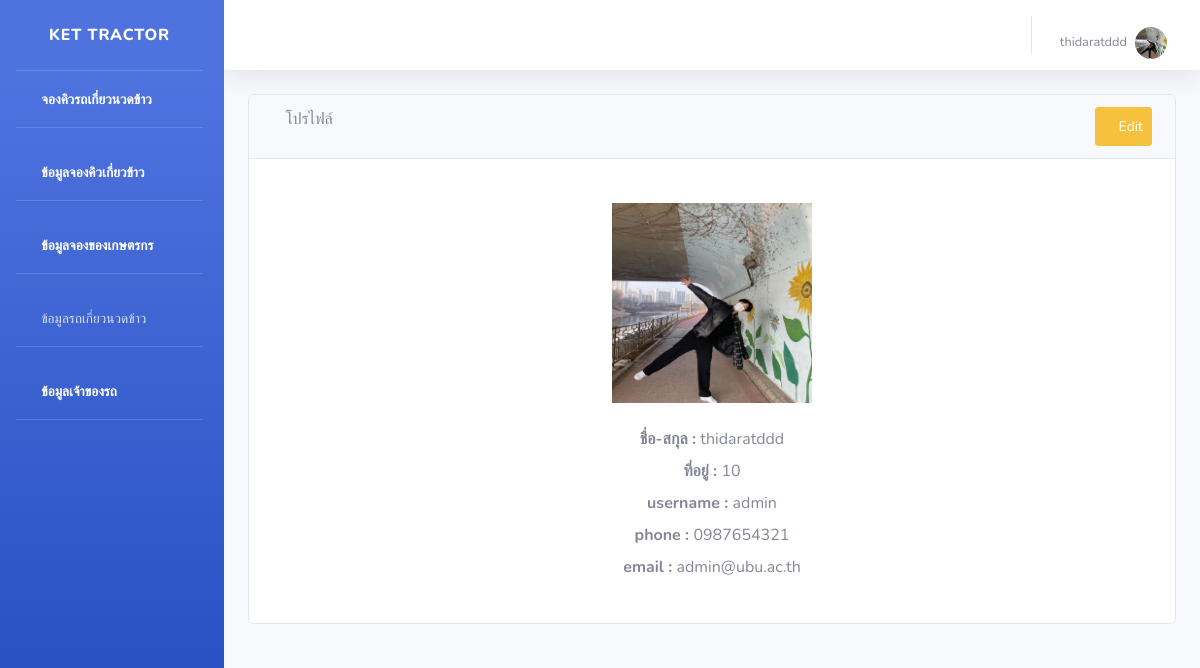
The app's page /profile (signed in) with its own data.
### api/models.py (models this page shows, shortened)
class Farmer(AbstractUser):
    id = models.AutoField(primary_key=True)
    farmer_name = models.CharField(max_length=1000, verbose_name = 'ชื่อ-สกุล')
    image = models.ImageField(upload_to='images/farmer',verbose_name = 'รูปโปรไฟล์')
    address = models.CharField(max_length=1000, verbose_name = 'ที่อยู่')
    phone = models.CharField(max_length=1000, verbose_name = 'เบอร์โทรศัพท์')
    email = models.CharField(max_length=1000)
    password = models.CharField(max_length=1000)
    class Meta:
        verbose_name = 'เกษตรกร'

### api/views.py (the view)
# urls.py: path('profile',views.profile),
def profile(req):
    farmer = Farmer.objects.get(username=req.user.username)
    return render(req, 'api/profile.html', {
        'farmer': farmer,
        })

### api/templates/api/profile.html (shortened to what this page needs)
{% extends 'api/base.html' %}
{% block content %}
<div id="content-wrapper">
  <div class="container-fluid">
      <div class="card mb-3">
          <div class="card-header">
              <i class="fas fa-table"></i>
              โปรไฟล์
              {% if request.user.is_superuser %}
              <a  class="btn btn-sm btn-warning" href="/editProfile/{{farmer.id}}"" style="padding: 8px; float: right;  color: white;" > <span class="fa fa-edit"></span> Edit</a>
          {% endif %}
          </div>
          <div class="card-body">
            <form class="form-horizontal" action="/profile" method="POST"  enctype="multipart/form-data">
              <div class="form-group">
                  <div class="form-row">
                      <div class="col-md-12">
                          <div class="form-label-group">
                           <br>
                           <center> <img src="/media/{{farmer.image}}" width="200" height="200"> </center> <br>
                           <center><label for="profile"><b>ชื่อ-สกุล : </b>{{farmer.farmer_name}}</label> </center>
                           <center><label for="profile"><b>ที่อยู่ : </b>{{farmer.address}}</label> </center>
                           <center><label for="profile"><b>username : </b>{{farmer.username}}</label> </center>
                           <center><label for="profile"><b>phone : </b>{{farmer.phone}}</label> </center>
                           <center><label for="profile"><b>email : </b>{{farmer.email}}</label> </center>
                          </div>
                      </div>
                  </div>
              </div>
          </form>
          </div>
      </div>
  </div>
</div>
{% endblock %}

### api/templates/api/base.html (shortened to what this page needs)
<!DOCTYPE html>
{% load static %}
<html lang="en">
<head>
    <link rel="stylesheet" type="text/css" href="{% static 'api/css/styles.css' %}">
    <link href="{% static 'api/vendor/fontawesome-free/css/all.min.css'%}" rel="stylesheet" type="text/css">
    <link href="{% static 'api/css/sb-admin-2.min.css'%}" rel="stylesheet">
</head>
<body id="page-top">
    <div id="wrapper">
        <ul class="navbar-nav bg-gradient-primary sidebar sidebar-dark accordion" id="accordionSidebar">
            <a class="sidebar-brand d-flex align-items-center justify-content-center" href="/index">
                <div class="sidebar-brand-text mx-3">Ket Tractor</div>
            </a>
            <hr class="sidebar-divider my-0">
            <li class="nav-item active">
                <a class="nav-link" href="/addWork">
                    <i class="fas fa-fw fa-tachometer-alt"></i>
                    <span>จองคิวรถเกี่ยวนวดข้าว</span></a>
            </li>
 {% if user.is_authenticated %}
             <hr class="sidebar-divider">
             <li class="nav-item active">
                <a class="nav-link" href="/showWork">
                    <i class="fas fa-fw fa-tachometer-alt"></i>
                    <span>ข้อมูลจองคิวเกี่ยวข้าว</span></a>
            </li>
            {% endif %}
            {% if request.user.is_superuser %}
                 <hr class="sidebar-divider">
             <li class="nav-item active">
                <a class="nav-link" href="/farmerWork">
                    <i class="fas fa-fw fa-tachometer-alt"></i>
                    <span>ข้อมูลจองของเกษตรกร</span></a>
            </li>
            {% endif %}
           <hr class="sidebar-divider">
             <li class="nav-item">
                <a class="nav-link collapsed" href="#" data-toggle="collapse" data-target="#collapseTwo"
                    aria-expanded="true" aria-controls="collapseTwo">
                    <i class="fas fa-fw fa-cog"></i>
                    <span>ข้อมูลรถเกี่ยวนวดข้าว</span>
                </a>
             <li class="nav-item active">
             <hr class="sidebar-divider">
                <a class="nav-link" href="/profileAdmin">
                    <i class="fas fa-fw fa-tachometer-alt"></i>
                    <span>ข้อมูลเจ้าของรถ</span></a>
            </li>
            <hr class="sidebar-divider">
        </ul>
        <div id="content-wrapper" class="d-flex flex-column">
            <div id="content">
                <nav class="navbar navbar-expand navbar-light bg-white topbar mb-4 static-top shadow">
                    <ul class="navbar-nav ml-auto">
                        <li class="nav-item dropdown no-arrow">
                     {% if user.is_authenticated %}
                <a href="#" class="nav-link dropdown-toggle" data-toggle="dropdown" role="button" aria-haspopup="true"
                aria-expanded="false">
               <span class="mr-2 d-none d-lg-inline text-gray-600 small">{{user.farmer_name}}  </span>
                <img class="img-profile rounded-circle"
                src="{{user.image.url}} " >
            </a>
                        </li>
                    </ul>
                     {% else %}
                  <li class="nav-item"><a class="nav-link" href="/login">เข้าสู่ระบบ</a></li>
                  <li class="nav-item"><a class="nav-link" href="/register">สมัครสมาชิก</a></li>
                </ul>
			   	</li>
                   {% endif %}
                </nav>
                {% block content %}
                {% endblock %}
        </div>
    </div>
</body>
</html>

### api/static/api/css/styles.css (style rules this page uses)
body { font-family: "ptsans", "Lato", "Helvetica Neue", Helvetica, Arial, sans-serif; }
.btn { outline: none; color: black; background-color: transparent; box-shadow: 0 0 0 0; margin-right: 3px; }
ul { height: 100%; padding: 0px 5px 0px 20px; }
a { color: #17a2b8; }

### records on screen
Farmer: farmer_name "thidaratddd", image (picture), address "10", username "admin", phone "0987654321", email "admin@ubu.ac.th"
